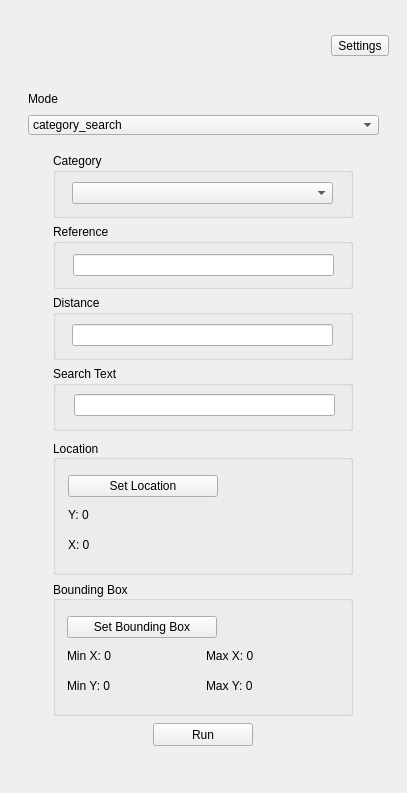
<?xml version="1.0" encoding="UTF-8"?>
<ui version="4.0">
 <class>ng_pluginDockWidgetBase</class>
 <widget class="QDockWidget" name="ng_pluginDockWidgetBase">
  <property name="geometry">
   <rect>
    <x>0</x>
    <y>0</y>
    <width>407</width>
    <height>793</height>
   </rect>
  </property>
  <property name="sizePolicy">
   <sizepolicy hsizetype="Fixed" vsizetype="MinimumExpanding">
    <horstretch>0</horstretch>
    <verstretch>0</verstretch>
   </sizepolicy>
  </property>
  <property name="minimumSize">
   <size>
    <width>400</width>
    <height>0</height>
   </size>
  </property>
  <property name="maximumSize">
   <size>
    <width>1000</width>
    <height>524287</height>
   </size>
  </property>
  <property name="windowTitle">
   <string>Locus QGIS - Search</string>
  </property>
  <widget class="QWidget" name="dockWidgetContents">
   <layout class="QVBoxLayout" name="verticalLayout">
    <item>
     <widget class="QWidget" name="searchWidget" native="true">
      <property name="enabled">
       <bool>true</bool>
      </property>
      <property name="sizePolicy">
       <sizepolicy hsizetype="MinimumExpanding" vsizetype="MinimumExpanding">
        <horstretch>0</horstretch>
        <verstretch>0</verstretch>
       </sizepolicy>
      </property>
      <property name="minimumSize">
       <size>
        <width>338</width>
        <height>0</height>
       </size>
      </property>
      <property name="maximumSize">
       <size>
        <width>400</width>
        <height>16777215</height>
       </size>
      </property>
      <layout class="QVBoxLayout" name="verticalLayout_2">
       <item>
        <layout class="QHBoxLayout" name="horizontalLayout">
         <property name="sizeConstraint">
          <enum>QLayout::SetFixedSize</enum>
         </property>
         <property name="bottomMargin">
          <number>0</number>
         </property>
         <item>
          <spacer name="horizontalSpacer">
           <property name="orientation">
            <enum>Qt::Horizontal</enum>
           </property>
           <property name="sizeHint" stdset="0">
            <size>
             <width>40</width>
             <height>20</height>
            </size>
           </property>
          </spacer>
         </item>
         <item>
          <widget class="QToolButton" name="settingsButton">
           <property name="text">
            <string>Settings</string>
           </property>
          </widget>
         </item>
        </layout>
       </item>
       <item>
        <layout class="QVBoxLayout" name="verticalLayout_3">
         <property name="sizeConstraint">
          <enum>QLayout::SetDefaultConstraint</enum>
         </property>
         <property name="leftMargin">
          <number>10</number>
         </property>
         <property name="topMargin">
          <number>10</number>
         </property>
         <property name="rightMargin">
          <number>10</number>
         </property>
         <property name="bottomMargin">
          <number>10</number>
         </property>
         <item>
          <widget class="QLabel" name="Mode">
           <property name="sizePolicy">
            <sizepolicy hsizetype="Preferred" vsizetype="Fixed">
             <horstretch>0</horstretch>
             <verstretch>0</verstretch>
            </sizepolicy>
           </property>
           <property name="minimumSize">
            <size>
             <width>0</width>
             <height>20</height>
            </size>
           </property>
           <property name="maximumSize">
            <size>
             <width>16777215</width>
             <height>20</height>
            </size>
           </property>
           <property name="text">
            <string>Mode</string>
           </property>
          </widget>
         </item>
         <item>
          <widget class="QComboBox" name="modeCombo">
           <property name="minimumSize">
            <size>
             <width>0</width>
             <height>20</height>
            </size>
           </property>
           <property name="maximumSize">
            <size>
             <width>16777215</width>
             <height>20</height>
            </size>
           </property>
           <item>
            <property name="text">
             <string comment="Catergory Search" extracomment="Catergory Search">category_search</string>
            </property>
           </item>
           <item>
            <property name="text">
             <string comment="Bounding Box" extracomment="Bounding Box">bounding_box</string>
            </property>
           </item>
           <item>
            <property name="text">
             <string comment="Reference Search" extracomment="Reference Search">reference_search</string>
            </property>
           </item>
           <item>
            <property name="text">
             <string comment="Point Search" extracomment="Point Search">point_search</string>
            </property>
           </item>
          </widget>
         </item>
         <item>
          <spacer name="verticalSpacer">
           <property name="orientation">
            <enum>Qt::Vertical</enum>
           </property>
           <property name="sizeType">
            <enum>QSizePolicy::Fixed</enum>
           </property>
           <property name="sizeHint" stdset="0">
            <size>
             <width>20</width>
             <height>5</height>
            </size>
           </property>
          </spacer>
         </item>
         <item>
          <layout class="QHBoxLayout" name="horizontalLayout_8">
           <property name="topMargin">
            <number>0</number>
           </property>
           <item>
            <widget class="QGroupBox" name="categoryGroup">
             <property name="sizePolicy">
              <sizepolicy hsizetype="Fixed" vsizetype="Fixed">
               <horstretch>0</horstretch>
               <verstretch>0</verstretch>
              </sizepolicy>
             </property>
             <property name="minimumSize">
              <size>
               <width>300</width>
               <height>65</height>
              </size>
             </property>
             <property name="maximumSize">
              <size>
               <width>16777215</width>
               <height>50</height>
              </size>
             </property>
             <property name="title">
              <string>Category</string>
             </property>
             <widget class="QWidget" name="verticalLayoutWidget_4">
              <property name="geometry">
               <rect>
                <x>9</x>
                <y>20</y>
                <width>281</width>
                <height>41</height>
               </rect>
              </property>
              <layout class="QVBoxLayout" name="verticalLayout_8">
               <property name="leftMargin">
                <number>10</number>
               </property>
               <property name="rightMargin">
                <number>10</number>
               </property>
               <item>
                <widget class="QComboBox" name="categoryCombo"/>
               </item>
              </layout>
             </widget>
            </widget>
           </item>
          </layout>
         </item>
         <item>
          <layout class="QHBoxLayout" name="horizontalLayout_10">
           <property name="topMargin">
            <number>0</number>
           </property>
           <item>
            <widget class="QGroupBox" name="refGroup">
             <property name="sizePolicy">
              <sizepolicy hsizetype="Fixed" vsizetype="Fixed">
               <horstretch>0</horstretch>
               <verstretch>0</verstretch>
              </sizepolicy>
             </property>
             <property name="minimumSize">
              <size>
               <width>300</width>
               <height>65</height>
              </size>
             </property>
             <property name="maximumSize">
              <size>
               <width>16777215</width>
               <height>50</height>
              </size>
             </property>
             <property name="title">
              <string>Reference</string>
             </property>
             <widget class="QWidget" name="verticalLayoutWidget_6">
              <property name="geometry">
               <rect>
                <x>10</x>
                <y>21</y>
                <width>281</width>
                <height>41</height>
               </rect>
              </property>
              <layout class="QVBoxLayout" name="verticalLayout_10">
               <property name="leftMargin">
                <number>10</number>
               </property>
               <property name="rightMargin">
                <number>10</number>
               </property>
               <item>
                <widget class="QLineEdit" name="referenceField"/>
               </item>
              </layout>
             </widget>
            </widget>
           </item>
          </layout>
         </item>
         <item>
          <layout class="QHBoxLayout" name="horizontalLayout_11">
           <property name="topMargin">
            <number>0</number>
           </property>
           <item>
            <widget class="QGroupBox" name="distGroup">
             <property name="sizePolicy">
              <sizepolicy hsizetype="Fixed" vsizetype="Fixed">
               <horstretch>0</horstretch>
               <verstretch>0</verstretch>
              </sizepolicy>
             </property>
             <property name="minimumSize">
              <size>
               <width>300</width>
               <height>65</height>
              </size>
             </property>
             <property name="maximumSize">
              <size>
               <width>16777215</width>
               <height>50</height>
              </size>
             </property>
             <property name="title">
              <string>Distance</string>
             </property>
             <widget class="QWidget" name="verticalLayoutWidget_5">
              <property name="geometry">
               <rect>
                <x>9</x>
                <y>20</y>
                <width>281</width>
                <height>41</height>
               </rect>
              </property>
              <layout class="QVBoxLayout" name="verticalLayout_9">
               <property name="leftMargin">
                <number>10</number>
               </property>
               <property name="rightMargin">
                <number>10</number>
               </property>
               <item>
                <widget class="QLineEdit" name="distanceField"/>
               </item>
              </layout>
             </widget>
            </widget>
           </item>
          </layout>
         </item>
         <item>
          <layout class="QHBoxLayout" name="horizontalLayout_12">
           <property name="topMargin">
            <number>0</number>
           </property>
           <item>
            <widget class="QGroupBox" name="searchGroup">
             <property name="sizePolicy">
              <sizepolicy hsizetype="Fixed" vsizetype="Fixed">
               <horstretch>0</horstretch>
               <verstretch>0</verstretch>
              </sizepolicy>
             </property>
             <property name="minimumSize">
              <size>
               <width>300</width>
               <height>65</height>
              </size>
             </property>
             <property name="maximumSize">
              <size>
               <width>16777215</width>
               <height>50</height>
              </size>
             </property>
             <property name="title">
              <string>Search Text</string>
             </property>
             <widget class="QWidget" name="verticalWidget_3" native="true">
              <property name="geometry">
               <rect>
                <x>11</x>
                <y>19</y>
                <width>281</width>
                <height>41</height>
               </rect>
              </property>
              <property name="sizePolicy">
               <sizepolicy hsizetype="MinimumExpanding" vsizetype="Preferred">
                <horstretch>0</horstretch>
                <verstretch>0</verstretch>
               </sizepolicy>
              </property>
              <layout class="QVBoxLayout" name="verticalLayout_7">
               <property name="sizeConstraint">
                <enum>QLayout::SetMinimumSize</enum>
               </property>
               <property name="leftMargin">
                <number>10</number>
               </property>
               <property name="rightMargin">
                <number>10</number>
               </property>
               <item>
                <widget class="QLineEdit" name="searchField">
                 <property name="sizePolicy">
                  <sizepolicy hsizetype="MinimumExpanding" vsizetype="Fixed">
                   <horstretch>0</horstretch>
                   <verstretch>0</verstretch>
                  </sizepolicy>
                 </property>
                 <property name="minimumSize">
                  <size>
                   <width>200</width>
                   <height>0</height>
                  </size>
                 </property>
                 <property name="maximumSize">
                  <size>
                   <width>100000</width>
                   <height>16777215</height>
                  </size>
                 </property>
                 <property name="echoMode">
                  <enum>QLineEdit::Normal</enum>
                 </property>
                </widget>
               </item>
              </layout>
             </widget>
            </widget>
           </item>
          </layout>
         </item>
         <item>
          <layout class="QHBoxLayout" name="horizontalLayout_13">
           <property name="topMargin">
            <number>0</number>
           </property>
           <item>
            <widget class="QGroupBox" name="locationGroup">
             <property name="enabled">
              <bool>true</bool>
             </property>
             <property name="sizePolicy">
              <sizepolicy hsizetype="Fixed" vsizetype="Fixed">
               <horstretch>0</horstretch>
               <verstretch>0</verstretch>
              </sizepolicy>
             </property>
             <property name="minimumSize">
              <size>
               <width>300</width>
               <height>135</height>
              </size>
             </property>
             <property name="maximumSize">
              <size>
               <width>16777215</width>
               <height>115</height>
              </size>
             </property>
             <property name="layoutDirection">
              <enum>Qt::LeftToRight</enum>
             </property>
             <property name="autoFillBackground">
              <bool>false</bool>
             </property>
             <property name="title">
              <string>Location</string>
             </property>
             <property name="alignment">
              <set>Qt::AlignLeading|Qt::AlignLeft|Qt::AlignVCenter</set>
             </property>
             <property name="checkable">
              <bool>false</bool>
             </property>
             <widget class="QWidget" name="verticalLayoutWidget">
              <property name="geometry">
               <rect>
                <x>10</x>
                <y>30</y>
                <width>281</width>
                <height>91</height>
               </rect>
              </property>
              <layout class="QVBoxLayout" name="verticalLayout_5">
               <property name="leftMargin">
                <number>5</number>
               </property>
               <property name="topMargin">
                <number>5</number>
               </property>
               <property name="rightMargin">
                <number>5</number>
               </property>
               <property name="bottomMargin">
                <number>5</number>
               </property>
               <item>
                <layout class="QHBoxLayout" name="horizontalLayout_2">
                 <property name="bottomMargin">
                  <number>0</number>
                 </property>
                 <item>
                  <widget class="QPushButton" name="locationButton">
                   <property name="minimumSize">
                    <size>
                     <width>150</width>
                     <height>0</height>
                    </size>
                   </property>
                   <property name="text">
                    <string>Set Location</string>
                   </property>
                  </widget>
                 </item>
                 <item>
                  <spacer name="horizontalSpacer_2">
                   <property name="orientation">
                    <enum>Qt::Horizontal</enum>
                   </property>
                   <property name="sizeHint" stdset="0">
                    <size>
                     <width>40</width>
                     <height>20</height>
                    </size>
                   </property>
                  </spacer>
                 </item>
                </layout>
               </item>
               <item>
                <widget class="QLabel" name="locationYLabel">
                 <property name="text">
                  <string>Y: 0</string>
                 </property>
                </widget>
               </item>
               <item>
                <widget class="QLabel" name="locationXLabel">
                 <property name="text">
                  <string>X: 0</string>
                 </property>
                </widget>
               </item>
              </layout>
             </widget>
            </widget>
           </item>
          </layout>
         </item>
         <item>
          <layout class="QHBoxLayout" name="horizontalLayout_14">
           <property name="topMargin">
            <number>0</number>
           </property>
           <item>
            <widget class="QGroupBox" name="bboxGroup">
             <property name="sizePolicy">
              <sizepolicy hsizetype="Fixed" vsizetype="Fixed">
               <horstretch>0</horstretch>
               <verstretch>0</verstretch>
              </sizepolicy>
             </property>
             <property name="minimumSize">
              <size>
               <width>300</width>
               <height>135</height>
              </size>
             </property>
             <property name="maximumSize">
              <size>
               <width>16777215</width>
               <height>115</height>
              </size>
             </property>
             <property name="title">
              <string>Bounding Box</string>
             </property>
             <property name="alignment">
              <set>Qt::AlignLeading|Qt::AlignLeft|Qt::AlignVCenter</set>
             </property>
             <widget class="QWidget" name="verticalLayoutWidget_2">
              <property name="geometry">
               <rect>
                <x>9</x>
                <y>30</y>
                <width>281</width>
                <height>91</height>
               </rect>
              </property>
              <layout class="QVBoxLayout" name="verticalLayout_6">
               <property name="leftMargin">
                <number>5</number>
               </property>
               <property name="topMargin">
                <number>5</number>
               </property>
               <property name="rightMargin">
                <number>5</number>
               </property>
               <property name="bottomMargin">
                <number>5</number>
               </property>
               <item>
                <layout class="QHBoxLayout" name="horizontalLayout_3">
                 <property name="bottomMargin">
                  <number>0</number>
                 </property>
                 <item>
                  <widget class="QPushButton" name="bboxButton">
                   <property name="minimumSize">
                    <size>
                     <width>150</width>
                     <height>0</height>
                    </size>
                   </property>
                   <property name="text">
                    <string>Set Bounding Box</string>
                   </property>
                  </widget>
                 </item>
                 <item>
                  <spacer name="horizontalSpacer_3">
                   <property name="orientation">
                    <enum>Qt::Horizontal</enum>
                   </property>
                   <property name="sizeHint" stdset="0">
                    <size>
                     <width>40</width>
                     <height>20</height>
                    </size>
                   </property>
                  </spacer>
                 </item>
                </layout>
               </item>
               <item>
                <layout class="QHBoxLayout" name="horizontalLayout_4">
                 <property name="bottomMargin">
                  <number>0</number>
                 </property>
                 <item>
                  <widget class="QLabel" name="bboxMinXLabel">
                   <property name="text">
                    <string>Min X: 0</string>
                   </property>
                  </widget>
                 </item>
                 <item>
                  <widget class="QLabel" name="bboxMaxXLabel">
                   <property name="text">
                    <string>Max X: 0</string>
                   </property>
                  </widget>
                 </item>
                </layout>
               </item>
               <item>
                <layout class="QHBoxLayout" name="horizontalLayout_5">
                 <property name="bottomMargin">
                  <number>0</number>
                 </property>
                 <item>
                  <widget class="QLabel" name="bboxMinYLabel">
                   <property name="text">
                    <string>Min Y: 0</string>
                   </property>
                  </widget>
                 </item>
                 <item>
                  <widget class="QLabel" name="bboxMaxYLabel">
                   <property name="text">
                    <string>Max Y: 0</string>
                   </property>
                  </widget>
                 </item>
                </layout>
               </item>
              </layout>
             </widget>
            </widget>
           </item>
          </layout>
         </item>
         <item>
          <spacer name="verticalSpacer_2">
           <property name="orientation">
            <enum>Qt::Vertical</enum>
           </property>
           <property name="sizeType">
            <enum>QSizePolicy::Fixed</enum>
           </property>
           <property name="sizeHint" stdset="0">
            <size>
             <width>20</width>
             <height>10</height>
            </size>
           </property>
          </spacer>
         </item>
         <item>
          <widget class="QWidget" name="horizontalWidget" native="true">
           <property name="sizePolicy">
            <sizepolicy hsizetype="Preferred" vsizetype="Fixed">
             <horstretch>0</horstretch>
             <verstretch>0</verstretch>
            </sizepolicy>
           </property>
           <property name="minimumSize">
            <size>
             <width>0</width>
             <height>24</height>
            </size>
           </property>
           <property name="maximumSize">
            <size>
             <width>16777215</width>
             <height>24</height>
            </size>
           </property>
           <layout class="QHBoxLayout" name="horizontalLayout_6">
            <property name="topMargin">
             <number>1</number>
            </property>
            <property name="bottomMargin">
             <number>0</number>
            </property>
            <item>
             <widget class="QPushButton" name="runButton">
              <property name="minimumSize">
               <size>
                <width>100</width>
                <height>0</height>
               </size>
              </property>
              <property name="maximumSize">
               <size>
                <width>100</width>
                <height>172417</height>
               </size>
              </property>
              <property name="text">
               <string>Run</string>
              </property>
             </widget>
            </item>
           </layout>
          </widget>
         </item>
        </layout>
       </item>
      </layout>
     </widget>
    </item>
   </layout>
  </widget>
 </widget>
 <resources/>
 <connections/>
</ui>
